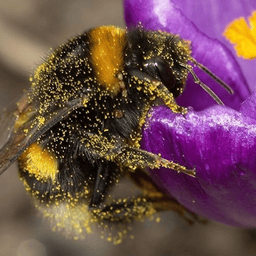
#> input picture Poze/example13.png, 256 x 256 px
$ python main.py
#> lines starting #> are read from the running program, lines starting #| are printed output that depends on the picture; long printed decimals are rounded
### colaj.py
import cv2
import numpy as np

# [4 lines left out: function colaj, not called in this run]

def add_gaussian_noise(image, mean=0, var=300):
    """Add Gaussian noise to a grayscale image."""
    sigma = np.sqrt(var)
    gauss = np.random.normal(mean, sigma, image.shape)
    noisy = image + gauss

    # Clip and convert to uint8
    noisy = np.clip(noisy, 0, 255).astype(np.uint8)
    return noisy

### performance.py
import numpy as np
from skimage.metrics import peak_signal_noise_ratio as psnr
from skimage.metrics import structural_similarity as ssim

def compute_mse(imageA, imageB):
    return np.mean((imageA.astype(np.float64) - imageB.astype(np.float64)) ** 2)

def compute_psnr_grayscale(imageA, imageB):
    return psnr(imageA, imageB, data_range=255)

def compute_ssim_grayscale(imageA, imageB):
     ssim_value, _ = ssim(imageA, imageB, full=True, data_range=255)
     return ssim_value

def print_performance(imageA, imageB):
    mse = compute_mse(imageA, imageB)
    psnr = compute_psnr_grayscale(imageA, imageB)
    ssim = compute_ssim_grayscale(imageA, imageB)
    print(f"MSE: {mse:.4f}")
    print(f"PSNR: {psnr:.2f} dB")
    print(f"SSIM: {ssim:.4f}")

### projected_gradient_method.py
import gradient
import numpy as np
import numpy

def ProjectedGradient(sursa, a, b):
    max_iter = 200
    iters = 0
    ok = True
    image_matrix = np.copy(sursa).astype("float32")
    err = []
    while (iters < max_iter) and ok:
        iters = iters + 1
         #print("Iteratia: " + str(iters))

        alpha = 0.15
        beta = 1
        # aplicam prima oara gradient cu pas lipschitz * alpha
        new_image = image_matrix - alpha * gradient.gradient1_L(sursa, image_matrix)

        #aplicam subgradientul :[
        # momentan metoda banala cu un coeficient descrescator
        # NEAPARAT eficientizam numarul de iteratii cu un primal-dual splitting later
        # SI PE FIECARE A SI B IN PARTE CA E GRAV ALTFEl
        new_image = new_image - beta * gradient.subgradient(new_image, a, b)

        #projection
        # proiectare gresita, se ia [a, b] si se proiecteaza pe [0, 255]
        # nu taiem din imagine ca ne trezim cu puncte negre sau albe, bai

        # noua proiectie, trebuie eficientizata
        min = numpy.min(new_image)
        if min < 0:
            new_image = new_image + numpy.ones(new_image.shape) * (-min)
        max = numpy.max(new_image)
        if max > 255:
            new_image = new_image * ( 255 / max)

        # proiectie veche
        # new_image = np.clip(new_image, 0, 255)

        norm = np.linalg.norm(image_matrix - new_image, 'fro')
        err.append(norm)
        ok = ( norm > 1e-3 )
        image_matrix = new_image

    #print ("iter = ", iters)
    print ("projected norm = ", norm)
    return (image_matrix, err)

### tv_isotropic.py
# [8 lines of commented-out code are left out]

import numpy

# [38 lines left out: function tv_isotropic, not called in this run]

def tv_iso_mat(image_matrix):
    from scipy.ndimage import shift

    (m, n) = image_matrix.shape

    base = numpy.sqrt(
            numpy.power(image_matrix - shift(image_matrix, (-1,0), cval=0), 2) +
            numpy.power(image_matrix - shift(image_matrix, (0,-1), cval=0), 2)
    )

    mat1 = (
            image_matrix - shift(image_matrix, (-1,0), cval=0) +
            image_matrix - shift(image_matrix, (0,-1), cval=0)
    )

    mat2 = (
        image_matrix - shift(image_matrix, (1, 0), cval=0)
    )

    mat3 = (
            image_matrix - shift(image_matrix, (0, 1), cval=0)
    )

    # Create shifted views with padding to handle edges
    inv_base = numpy.zeros_like(base, dtype=float)
    nonzero = base != 0
    inv_base[nonzero] = 1.0 / base[nonzero]

    result = numpy.zeros((m, n), dtype=float)

    # Current cell
    result[:-1, :-1] += inv_base[:-1, :-1] * mat1[:-1, :-1]

    # Top neighbor
    result[1:, :-1] += inv_base[:-1, :-1] * mat2[1:, :-1]

    # Left neighbor
    result[:-1, 1:] += inv_base[:-1, :-1] * mat3[:-1, 1:]

    return result

    # [13 lines of commented-out code are left out]

### barrier_gradient_method.py
import gradient
import numpy as np

def BarrierGradient(sursa, a, b):
    max_iter = 200
    iters = 0
    ok = True
    image_matrix = np.copy(sursa)
    bar_coef = 8e-1
    err = []
    while (iters < max_iter) and ok:
        iters = iters + 1
        # aplicam prima oara gradient cu pas lipschitz * alpha
        alpha = 1
        new_image = image_matrix -alpha * gradient.gradient1_L(sursa, image_matrix)

        #aplicam subgradientul TV
        beta = 5
        new_image = new_image - gradient.subgradient(new_image, a * beta, b * beta)

        #aplicam barieria
        bar_coef = bar_coef  * 0.7
        new_image = new_image - bar_coef * gradient.barrier_gradient(new_image)

        norm = np.linalg.norm(image_matrix - new_image, 'fro')
        err.append(norm)
        ok = ( norm > 1e-6 )
        image_matrix = new_image

    #print ("iter = ", iters)
    print ("barrier norm = ", norm)
    #print (image_matrix[image_matrix > 255])
    image_matrix = np.clip(image_matrix, 0, 255)
    return (image_matrix, err)

### cvx_grad.py
import cvxpy as cp
import numpy
import numpy as np

def cvx_solve(X, a, b):
    import cvxpy as cp
    import numpy as np

    n, m = X.shape
    Y = cp.Variable((n, m))

    lambda_tv = a
    mu_tv = b

    TV_iso = cp.sum(
        cp.norm(cp.hstack([
            Y[1:, :-1] - Y[:-1, :-1],  # vertical difference
            Y[:-1, 1:] - Y[:-1, :-1]  # horizontal difference
        ]), axis=1)
    )

    TV_aniso = (
            cp.sum(cp.abs(Y[1:, :] - Y[:-1, :])) +
            cp.sum(cp.abs(Y[:, 1:] - Y[:, :-1]))
    )

    objective = cp.Minimize(cp.sum_squares(X - Y) + lambda_tv * TV_iso + mu_tv * TV_aniso)
    constraints = [Y >= 0, Y <= 255]

    problem = cp.Problem(objective, constraints)
    problem.solve()

    return Y.value

### gradient.py
from tv_ansiometric import tv_aniso_mat
from tv_isotropic import  tv_iso_mat
import numpy as np

def subgradient(image_matrix, a, b):
    return  a * tv_iso_mat(image_matrix) + b * tv_aniso_mat(image_matrix)

def gradient1_L(sursa, image_matrix):
    return (image_matrix - sursa)
# am despartit in gradient lipshitz  ( L = 2 )si subgradient

def barrier_gradient(image_matrix):
    epsilon = 1e-3
    X = np.clip(image_matrix, epsilon, 255 - epsilon)
    grad = -1 / X + 1 / (255 - X)
    grad[image_matrix <= 0] = -1e4
    grad[image_matrix >= 255] = 1e4
    return grad

### tv_ansiometric.py
import numpy as np
from scipy.ndimage import shift

def tv_aniso_mat(image_matrix):
    image_matrix = image_matrix.astype(np.float64)

    diff_up = image_matrix - shift(image_matrix, (-1, 0), cval = 0.0)
    diff_left = image_matrix - shift(image_matrix, (0, -1), cval = 0.0)
    diff_down = image_matrix - shift(image_matrix, (1, 0), cval = 0.0)
    diff_right = image_matrix - shift(image_matrix, (0, 1),cval = 0.0)

    # Signs of differences
    sign_up = np.sign(diff_up)
    sign_left = np.sign(diff_left)
    sign_down = np.sign(diff_down)
    sign_right = np.sign(diff_right)

    # Sum all contributions
    result = sign_up + sign_left + sign_down + sign_right

    return result

### main.py
import cv2
import numpy
from skimage.metrics import peak_signal_noise_ratio

import projected_gradient_method
import matplotlib.pyplot as plt
from barrier_gradient_method import BarrierGradient
from performance import compute_psnr_grayscale, compute_ssim_grayscale
from projected_gradient_method import ProjectedGradient
from cvx_grad import cvx_solve
from colaj import colaj
from colaj import add_gaussian_noise
from performance import print_performance
print("Versiune OpenCV" + cv2.__version__)

# Citire imagine
image_path = "Poze/example13.png"
image = cv2.imread(image_path, cv2.IMREAD_GRAYSCALE)
#> image: shape (256, 256); min 4, max 236, mean 85.9
print("Path: " + image_path)
print("Image shape: " + str(image.shape))
#| Image shape: (256, 256)


noisy_image = add_gaussian_noise(image)
#> in add_gaussian_noise, `noisy = np.clip(noisy, 0, 255).astype(np.uint8)`:
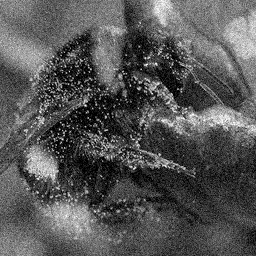
#> noisy: shape (256, 256); min 0, max 255, mean 85.5

print("Imagine originala vs Imagine Noisy")
print_performance(image, noisy_image)
#> in print_performance, `mse = compute_mse(imageA, imageB)`: mse = 288.5
#> in print_performance, `psnr = compute_psnr_grayscale(imageA, imageB)`: psnr = 23.53
#> in compute_ssim_grayscale, `ssim_value, _ = ssim(imageA, imageB, full=True, data_range=255)`: ssim_value = 0.585
#| MSE: 288.5398
#| PSNR: 23.53 dB
#| SSIM: 0.5851

(org_pro, err_org_pro) = ProjectedGradient(image, 2, 0.1)
#> the loop in ProjectedGradient, `while (iters < max_iter) and ok:` made 200 passes
#> (min, max, norm) on passes 1 to 3: (1.36, 234.8, 836.1), (0.353, 232.2, 882.9), (2.74, 234.2, 965.3)
#> pass 1, in tv_iso_mat, `mat3 = ( image_matrix - shift(image_matrix, (0, 1), cval=0) )`:
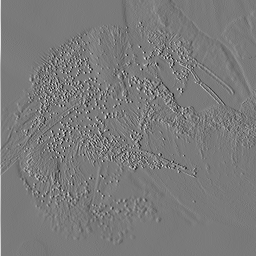
#> mat3: shape (256, 256) float32; min -171, max 186, mean 0.4; drawn with min black and max white
#> after the loop in ProjectedGradient, `while (iters < max_iter) and ok:`:
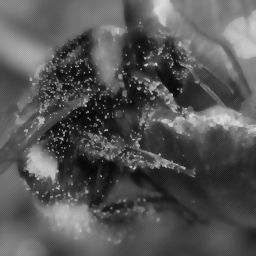
#> new_image: shape (256, 256) float64; min 2.37, max 223.4, mean 85.8
#> after the loop in ProjectedGradient, `while (iters < max_iter) and ok:`: err = 200 values, max 1137.2 at index 196, min 836.1 at index 0, mean 1126.9; iters = 200
#| projected norm =  1134.393
#> err_org_pro has the same summary as err in ProjectedGradient
(org_bar, err_org_bar) = BarrierGradient(image, 2, 0.1)
#> the loop in BarrierGradient, `while (iters < max_iter) and ok:` made 200 passes
#> norm on passes 1 to 3: 1082603.4, 1075828.2, 23813.9
#> pass 1, in tv_iso_mat (call 201), `mat1 = ( image_matrix - shift(image_matrix, (-1,0), cval=0) + image_ma..`:
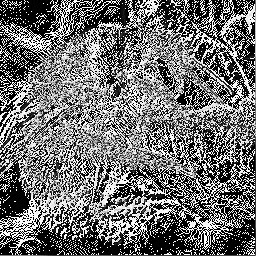
#> mat1: shape (256, 256); min 0, max 255, mean 112
#> pass 1, in tv_iso_mat (call 201), `mat3 = ( image_matrix - shift(image_matrix, (0, 1), cval=0) )`:
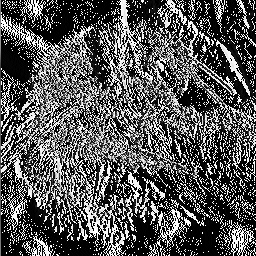
#> mat3: shape (256, 256); min 0, max 255, mean 87.6
#> after the loop in BarrierGradient, `while (iters < max_iter) and ok:`:
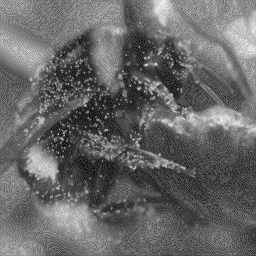
#> new_image: shape (256, 256) float64; min -25.21, max 259.6, mean 90.3; drawn with min black and max white
#> after the loop in BarrierGradient, `while (iters < max_iter) and ok:`: bar_coef = 8.37e-32; err = 200 values, max 1082603.4 at index 0, min 6.34 at index 125, mean 11229.6; iters = 200
#| barrier norm =  6.339
#> in BarrierGradient, `image_matrix = np.clip(image_matrix, 0, 255)`:
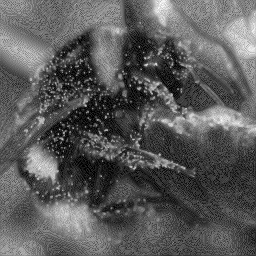
#> image_matrix: shape (256, 256) float64; min 0, max 255, mean 90.3
#> err_org_bar has the same summary as err in BarrierGradient
org_cvx = cvx_solve(image, 2, 0.1)
#> in cvx_solve, `n, m = X.shape`: n = 256
#> (the run stopped early here; a loop or call above may not have finished)
